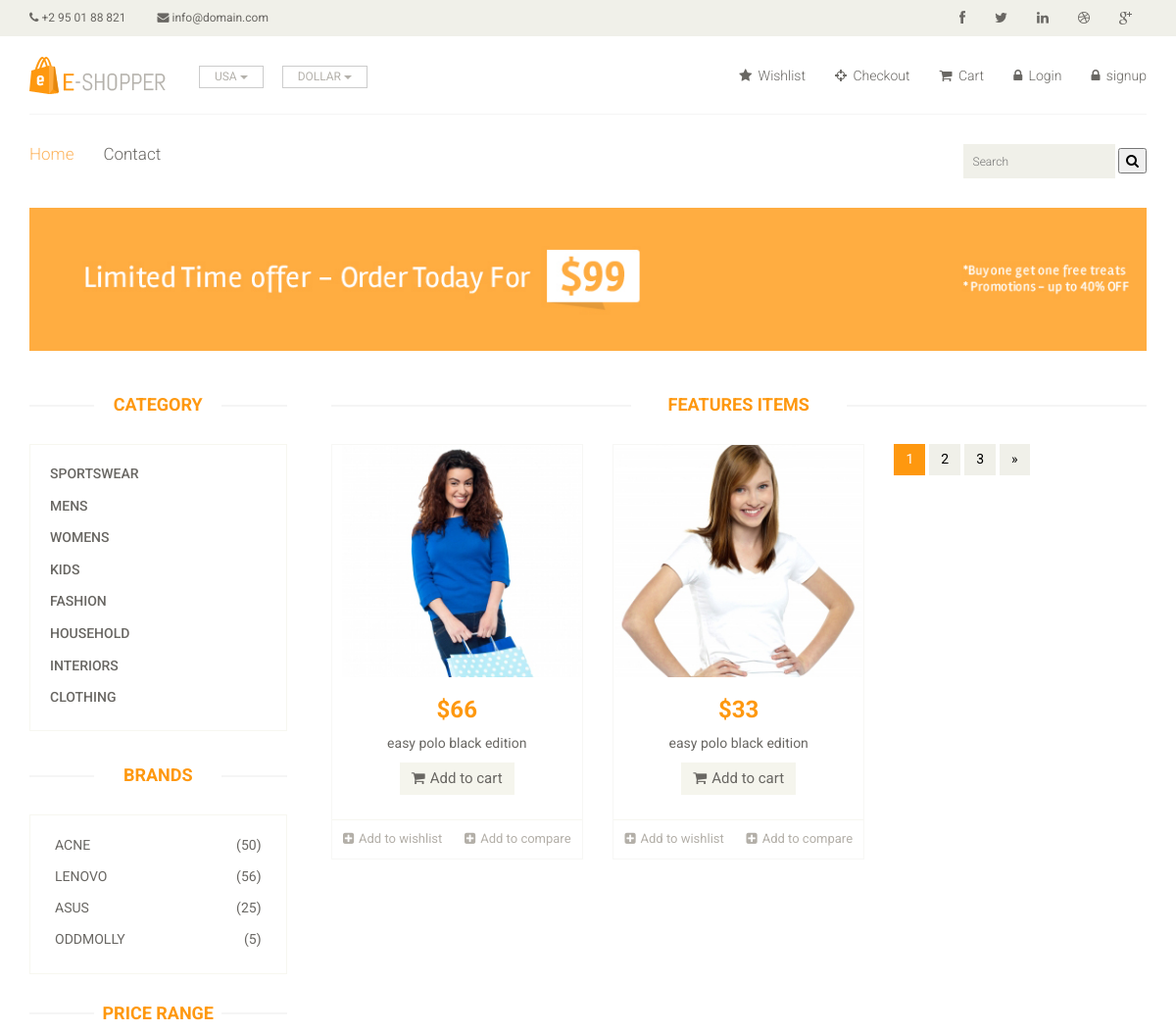
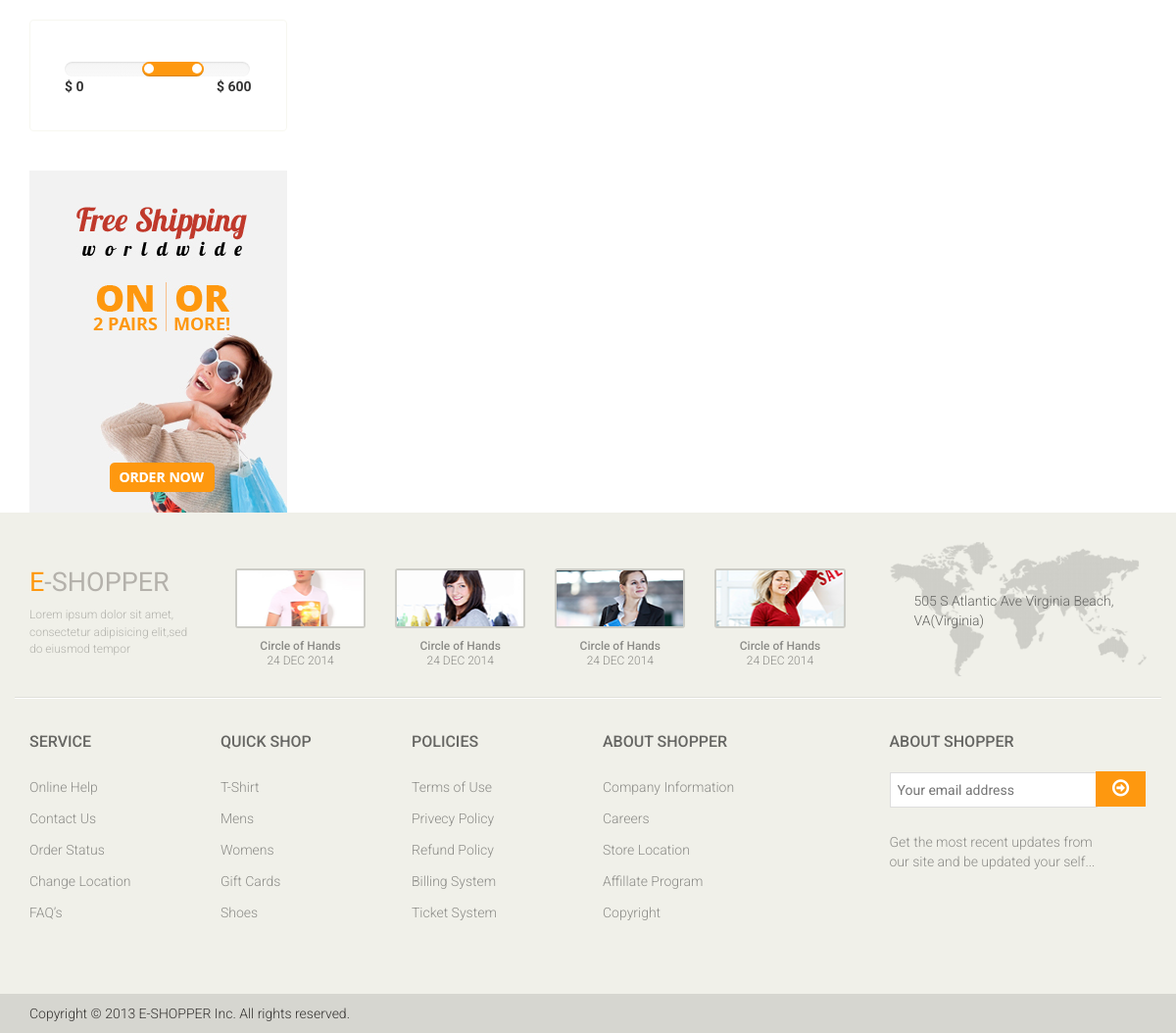
Screenshot of /category/sportswear with the database file from the repository (2 pictures, top to bottom).
### home/models.py (models this page shows, shortened)
class Category(models.Model):
    name = models.CharField(max_length=200)
    slug = models.CharField(max_length=500 , unique = True)

class Brand(models.Model):
    name = models.CharField(max_length = 200)
    image = models.ImageField(upload_to='media' , blank=True)
    numbers_of_products = models.IntegerField(default = 1)
    slug = models.CharField(max_length=500 , blank = True)

class Product(models.Model):
    name = models.CharField(max_length=200)
    price = models.IntegerField()
    discounted_price = models.IntegerField(default=0)
    image = models.ImageField(upload_to='media')
    description = models.TextField(blank=True)
    specification = models.TextField(blank = True)
    category = models.ForeignKey(Category, on_delete = models.CASCADE)
    brand = models.ForeignKey(Brand,on_delete=models.CASCADE)
    stock = models.CharField(choices = STOCK , max_length=50)
    labels = models.CharField(choices = LABELS , max_length=50 , blank=True)
    slug = models.CharField(max_length= 500 , blank = True)

### home/views.py (the view)
# urls.py: path('category/<slug>', CategoryView.as_view(), name="category"),
class CategoryView(Base):
    def get(self,request,slug):
        cat_id = Category.objects.get(slug = slug).id # slug = slug le index.html ma category for loop bata chaleko xa tellai execute garxa
        self.views['cat_products'] = Product.objects.filter(category_id = cat_id)
        self.views['categories'] = Category.objects.all()
        self.views['brands'] = Brand.objects.all()
        return render(request,"category.html",self.views)

### templates/category.html (shortened to what this page needs)
{% extends 'base.html' %}
{%block content%}
{%load static%}
	<section id="advertisement">
		<div class="container">
			<img src="images/shop/advertisement.jpg" alt="" />
		</div>
	</section>
	<section>
		<div class="container">
			<div class="row">
				<div class="col-sm-3">
					<div class="left-sidebar">
						<h2>Category</h2>
						<div class="panel-group category-products" id="accordian">
							{%for cat in categories%}
							<div class="panel panel-default">
								<div class="panel-heading">
									<h4 class="panel-title"><a href="/category/{{cat.slug}}">{{cat.name}}</a></h4>
								</div>
							</div>
							{%endfor%}
						</div>
						<div class="brands_products">
							<h2>Brands</h2>
							<div class="brands-name">
								<ul class="nav nav-pills nav-stacked">
									{%for brand in brands %}
									<li><a href="/brand/{{brand.slug}}"> <span class="pull-right">({{brand.numbers_of_products}})</span>{{brand.name}}</a></li>
									{%endfor%}
								</ul>
							</div>
						</div>
						<div class="price-range">
							<h2>Price Range</h2>
							<div class="well">
								 <input type="text" class="span2" value="" data-slider-min="0" data-slider-max="600" data-slider-step="5" data-slider-value="[250,450]" id="sl2" ><br />
								 <b>$ 0</b> <b class="pull-right">$ 600</b>
							</div>
						</div>
						<div class="shipping text-center">
							<img src="{%static 'images/home/shipping.jpg' %}" alt="" />
						</div>
					</div>
				</div>
				<div class="col-sm-9 padding-right">
					<div class="features_items">
						<h2 class="title text-center">Features Items</h2>
						{%for cat_product in cat_products%}
						<div class="col-sm-4">
							<div class="product-image-wrapper">
								<div class="single-products">
									<a href="/product/{{cat_product.slug}}">
									<div class="productinfo text-center">
										<img src="{{cat_product.image.url}}" alt="" />
										<h2>${{cat_product.price}}</h2>
										<p>{{cat_product.name}}</p>
										<a href="/add_to_cart/{{cat_product.slug}}" class="btn btn-default add-to-cart"><i class="fa fa-shopping-cart"></i>Add to cart</a>
									</div>
									</a>
								</div>
								<div class="choose">
									<ul class="nav nav-pills nav-justified">
										<li><a href=""><i class="fa fa-plus-square"></i>Add to wishlist</a></li>
										<li><a href=""><i class="fa fa-plus-square"></i>Add to compare</a></li>
									</ul>
								</div>
							</div>
						</div>
						{%endfor%}
						<ul class="pagination">
							<li class="active"><a href="">1</a></li>
							<li><a href="">2</a></li>
							<li><a href="">3</a></li>
							<li><a href="">&raquo;</a></li>
						</ul>
					</div>
				</div>
			</div>
		</div>
	</section>
{%endblock%}

### static/css/main.css (style rules this page uses)
body { font-family: 'Roboto', sans-serif; background:; position: relative; font-weight:400px; }
ul li { list-style: none; }
a { -webkit-transition: 300ms; -moz-transition: 300ms; -o-transition: 300ms; transition: 300ms; }
h1, h2, h3, h4, h5, h6 { font-family: 'Roboto', sans-serif; }
.category-products { border: 1px solid #F7F7F0; margin-bottom: 35px; padding-bottom: 20px; padding-top: 15px; }
.left-sidebar h2, .brands_products h2 { color: #FE980F; font-family: 'Roboto', sans-serif; font-size: 18px; font-weight: 700; margin: 0 auto 30px; text-align: center; text-transform: uppercase; position: relative; z-index:3; }
.left-sidebar h2:after, h2.title:after { content: " "; position: absolute; border: 1px solid #f5f5f5; bottom:8px; left: 0; width: 100%; height: 0; z-index: -2; }
.left-sidebar h2:before { content: " "; position: absolute; background: #fff; bottom: -6px; width: 130px; height: 30px; z-index: -1; left: 50%; margin-left: -65px; }
h2.title:before { content: " "; position: absolute; background: #fff; bottom: -6px; width: 220px; height: 30px; z-index: -1; left: 50%; margin-left: -110px; }
.category-products .panel { background-color: #FFFFFF; border: 0px; border-radius: 0px; box-shadow:none; margin-bottom: 0px; }
.category-products .panel-default .panel-heading { background-color: #FFFFFF; border: 0 none; color: #FFFFFF; padding: 5px 20px; }
.category-products .panel-default .panel-heading .panel-title a { color: #696763; font-family: 'Roboto', sans-serif; font-size: 14px; text-decoration: none; text-transform: uppercase; }
.brands-name { border: 1px solid #F7F7F0; padding-bottom: 20px; padding-top: 15px; }
.brands-name .nav-stacked li a { background-color: #FFFFFF; color: #696763; font-family: 'Roboto', sans-serif; font-size: 14px; padding: 5px 25px; text-decoration: none; text-transform: uppercase; }
.shipping { background-color: #F2F2F2; margin-top: 40px; overflow: hidden; padding-top: 20px; position: relative; }
.price-range { margin-top:30px; }
.well { background-color: #FFFFFF; border: 1px solid #F7F7F0; border-radius: 4px; box-shadow: none; margin-bottom: 20px; min-height: 20px; padding: 35px; }
.padding-right { padding-right: 0; }
.features_items { overflow:hidden; }
h2.title { color: #FE980F; font-family: 'Roboto', sans-serif; font-size: 18px; font-weight: 700; margin: 0 15px; text-transform: uppercase; margin-bottom: 30px; position: relative; }
.product-image-wrapper { border:1px solid #F7F7F5; overflow: hidden; margin-bottom:30px; }
.single-products { position: relative; }
.productinfo h2 { color: #FE980F; font-family: 'Roboto', sans-serif; font-size: 24px; font-weight: 700; }
.productinfo p { font-family: 'Roboto', sans-serif; font-size: 14px; font-weight: 400; color: #696763; }
.productinfo img { width: 100%; }
.productinfo { position:relative; }
.add-to-cart { background:#F5F5ED; border: 0 none; border-radius: 0; color: #696763; font-family: 'Roboto', sans-serif; font-size: 15px; margin-bottom: 25px; }
.add-to-cart i { margin-right:5px; }
.choose { border-top: 1px solid #F7F7F0; }
.choose ul li a { color: #B3AFA8; font-family: 'Roboto', sans-serif; font-size: 13px; padding-left: 0; padding-right: 0; }
.choose ul li a i { margin-right:5px; }
#advertisement { padding-bottom: 45px; }
#advertisement img { width: 100%; }
.pagination { display: inline-block; margin-bottom: 25px; margin-top: 0; padding-left: 15px; }
.pagination li:first-child a, .pagination li:first-child span { border-bottom-left-radius: 0; border-top-left-radius: 0; margin-left: 0; }
.pagination li:last-child a, .pagination li:last-child span { border-bottom-right-radius: 0; border-top-right-radius: 0; }
.pagination .active a, .pagination .active span, .pagination .active a:hover, .pagination .active span:hover, .pagination .active a:focus, .pagination .active span:focus { background-color: #FE980F; border-color: #FE980F; color: #FFFFFF; cursor: default; z-index: 2; }
.pagination li a, .pagination li span { background-color: #f0f0e9; border: 0; float: left; line-height: 1.42857; margin-left: -1px; padding: 6px 12px; position: relative; text-decoration: none; margin-right: 5px; color:#000; }

### rows the page displays
Category: name "SPORTSWEAR"
Category: name "MENS"
Category: name "WOMENS"
Category: name "KIDS"
Category: name "FASHION"
Category: name "HOUSEHOLD"
Category: name "INTERIORS"
Category: name "CLOTHING"
Brand: numbers_of_products "50", name "ACNE"
Brand: numbers_of_products "56", name "LENOVO"
Brand: numbers_of_products "25", name "ASUS"
Brand: numbers_of_products "5", name "ODDMOLLY"
Product: image (picture), price "66", name "easy polo black edition"
Product: image (picture), price "33", name "easy polo black edition"
